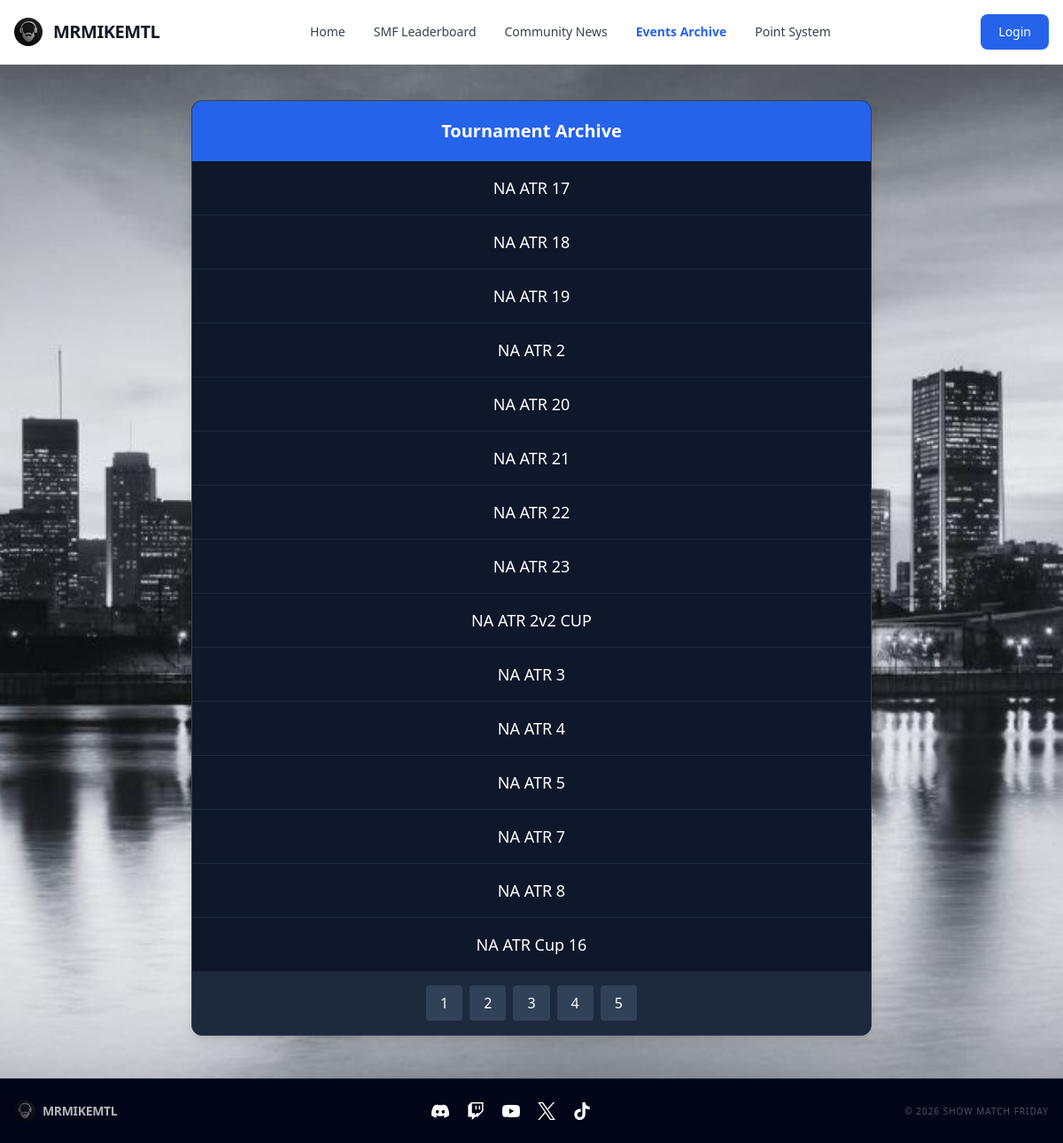
The page /events?page=3 on the database as committed earlier.
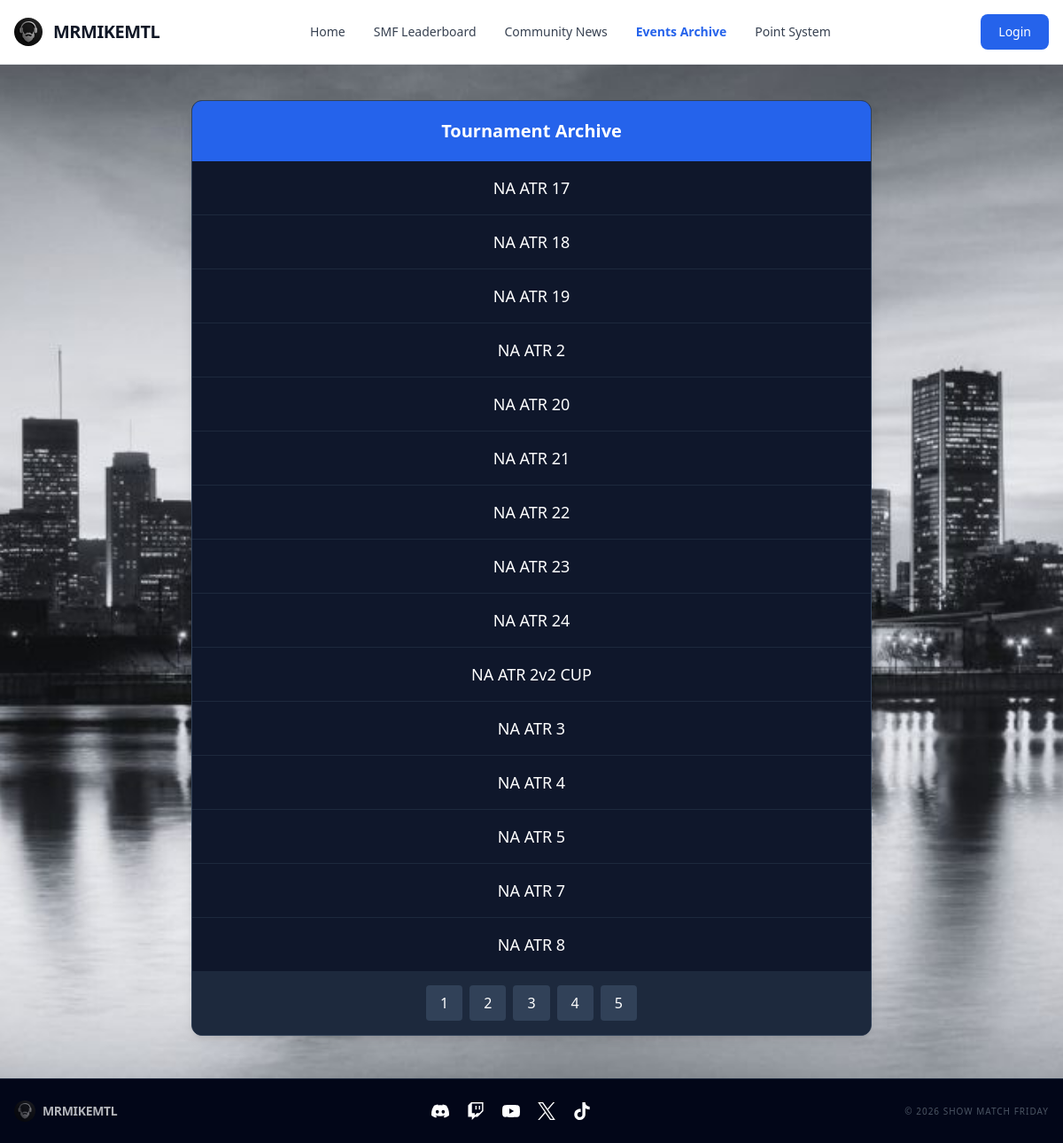
The same page on the database as committed later.
### tables this page shows
CREATE TABLE tournaments (id INTEGER PRIMARY KEY, name varchar(255), participants varchar(255), progress_state varchar(255), tournament_id integer);

CREATE TABLE tournaments2026 (id INTEGER PRIMARY KEY, name varchar(255), participants varchar(255), progress_state varchar(255), tournament_id integer, points_calculated INTEGER NOT NULL DEFAULT 0);

### web/app.py (the view, shortened to what this page needs)
@app.route("/events")
def events():
    data2025 = dbsession.exec_driver_sql("SELECT name FROM tournaments;").all()
    data2026 = dbsession.exec_driver_sql("SELECT name FROM tournaments2026;").all()
    all_events = data2025 + data2026
    event = request.args.get("event")
    if not event:
        raw_data = sorted(all_events)
        data = []
        page_size = 15
        total = len(raw_data)
        total_pages = max(1, round(total / page_size))
        page = request.args.get("page", type=int) or 1
        starting_spot = (page - 1) * page_size + 1
        i = 1
        for record in raw_data:
            if i >= starting_spot and len(data) < page_size:
                data.append({"name": record.name})
            i += 1
        pages = list(range(1, total_pages + 1))
        return render_template("events.html", data=data, pages=pages)

### web/templates/events.html (shortened to what this page needs)
{% extends "base.html" %}
{% block content %}
<div class="max-w-3xl mx-auto">
    {% if data %}
    <div class="overflow-hidden rounded-xl shadow-lg border border-slate-700 bg-slate-900">
        <h2 class="p-5 text-xl font-bold text-center bg-blue-600 text-white">Tournament Archive</h2>
        <div class="divide-y divide-slate-800">
            {% for row in data %}
            <a href="/events?event={{ row.name }}" class="block px-6 py-4 text-center text-lg font-medium text-white hover:bg-blue-900/30 hover:text-blue-400 transition-all">
                {{ row.name.split("-")[0].replace("_", " ") }}
            </a>
            {% endfor %}
        </div>
        <div class="flex justify-center bg-slate-800 p-4 gap-2">
            {% for page in pages %}
                <a href="/events?page={{ page }}" class="px-4 py-2 bg-slate-700 text-white rounded hover:bg-blue-600 transition-all">{{ page }}</a>
            {% endfor %}
        </div>
    </div>
    {% endif %}
</div>
{% endblock %}

### web/templates/base.html (shortened to what this page needs)
<!DOCTYPE html>
<html lang="en">
<head>
    <link rel="stylesheet" href="{{url_for('static',filename='dist/output.css')}}">
</head>
<body class="bg-gray-900">
    <nav class="bg-white border-b border-gray-200 px-4 py-2.5">
        <div class="container flex flex-wrap items-center justify-between mx-auto max-w-7xl">
            <a href="/" class="flex items-center">
                <img src="../static/dist/beard_logo.jpg" class="h-8 mr-3 rounded-full">
                <span class="self-center text-xl font-bold tracking-tight text-gray-900">MRMIKEMTL</span>
            </a>
            <div class="flex md:order-2 items-center">
                {% if current_user.is_authenticated %}
                    <div class="flex items-center gap-4 mr-4">
                        <span class="text-blue-600 font-bold hidden sm:block">
                            Welcome, {{ current_user.username }}
                        </span>
                        <a href="{{ url_for('logout') }}"
                        class="text-white bg-red-600 hover:bg-red-700 font-medium rounded-lg text-sm px-5 py-2.5 transition-colors">
                            Logout
                        </a>
                    </div>
                {% else %}
                    <a href="{{ url_for('login') }}"
                    class="text-white bg-blue-600 hover:bg-blue-700 font-medium rounded-lg text-sm px-5 py-2.5">
                        Login
                    </a>
                {% endif %}
            </div>
            <div class="items-center justify-between hidden w-full md:flex md:w-auto md:order-1" id="navbar-cta">
                <ul class="flex flex-col p-4 mt-4 border border-gray-100 rounded-lg md:flex-row md:space-x-8 md:mt-0 md:text-sm md:font-medium md:border-0">
                    <li><a href="/" class="block py-2 px-3 {% if request.path == '/' %}text-blue-600 font-bold{% else %}text-gray-700 hover:text-blue-600{% endif %} md:p-0">Home</a></li>
                    <li><a href="/leaderboard" class="block py-2 px-3 {% if request.path == '/leaderboard' %}text-blue-600 font-bold{% else %}text-gray-700 hover:text-blue-600{% endif %} md:p-0">SMF Leaderboard</a></li>
                    <li><a href="/news" class="block py-2 px-3 {% if request.path == '/news' %}text-blue-600 font-bold{% else %}text-gray-700 hover:text-blue-600{% endif %} md:p-0">Community News</a></li>
                    <li><a href="/events" class="block py-2 px-3 {% if request.path == '/events' %}text-blue-600 font-bold{% else %}text-gray-700 hover:text-blue-600{% endif %} md:p-0">Events Archive</a></li>
                    <li><a href="/point_system" class="block py-2 px-3 {% if request.path == '/point_system' %}text-blue-600 font-bold{% else %}text-gray-700 hover:text-blue-600{% endif %} md:p-0">Point System</a></li>
                </ul>
            </div>
        </div>
    </nav>
    <div class="bg-slate-950 bg-[url('cityscape.jpg')] bg-cover bg-fixed bg-center min-h-screen w-full flex flex-col items-center pt-10">
    <div class="w-full max-w-7xl px-4 mb-auto"> {% block content %}{% endblock %}
    </div>
    <footer class="w-full bg-slate-950 border-t border-slate-800 py-6 mt-12">
            <div class="max-w-7xl mx-auto px-4 flex flex-col md:flex-row justify-between items-center gap-4">
                <div class="flex items-center opacity-70">
                    <img src="../static/dist/beard_logo.jpg" class="h-6 mr-2 rounded-full">
                    <span class="text-sm font-bold text-white uppercase tracking-tight">MRMIKEMTL</span>
                </div>
                <div class="flex gap-5">
                    <a href="https://discord.gg/uxWJRgnDt5" class="hover:scale-110 transition-transform"><img src="../static/dist/discord.svg" class="h-5 w-5 invert"></a>
                    <a href="https://www.twitch.tv/mrmikemtl" class="hover:scale-110 transition-transform"><img src="../static/dist/twitch.svg" class="h-5 w-5 invert"></a>
                    <a href="https://www.youtube.com/@mrmikemtl" class="hover:scale-110 transition-transform"><img src="../static/dist/youtube.svg" class="h-5 w-5 invert"></a>
                    <a href="https://x.com/mrmikeMTL" class="hover:scale-110 transition-transform"><img src="../static/dist/x.svg" class="h-5 w-5 invert"></a>
                    <a href="https://www.tiktok.com/@showmatchfriday" class="hover:scale-110 transition-transform"><img src="../static/dist/tiktok.svg" class="h-5 w-5 invert"></a>
                </div>
                <p class="text-gray-600 text-[10px] uppercase tracking-widest">© 2026 Show Match Friday</p>
            </div>
        </footer>
    </div>
</body>
</html>

Rows that differ between the two databases and show on the page:
no longer on this page (row unchanged): tournaments: name.split "NA ATR Cup 16"
added tournaments2026: name.split "NA ATR 24"
